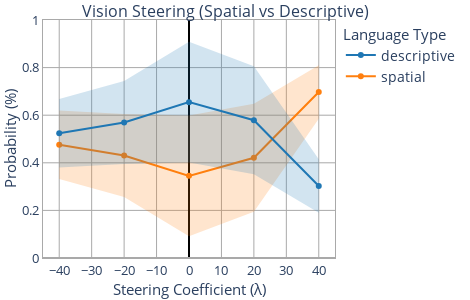

Notebook source saved alongside this figure:
### Code cell
# Load data - try multiple path options
import os
if os.path.exists("../runs_vision/gpt2/coeff_test/coeffs.json"):
    artifact_path = Path("../runs_vision/gpt2")
elif os.path.exists("runs_vision/gpt2/coeff_test/coeffs.json"):
    artifact_path = Path("runs_vision/gpt2")
else:
    # Use absolute path as fallback
    artifact_path = Path("/Users/bretthaas/vision/vision-bias-steering/runs_vision/gpt2")

print(f"Using path: {artifact_path.absolute()}")
print(f"File exists: {(artifact_path / 'coeff_test/coeffs.json').exists()}")

# Load results
coeffs, outputs = load_results(artifact_path, normalized=True)
print(f"\n✓ Loaded {len(coeffs)} coefficients and {len(outputs)} samples")
print(f"  Coefficient range: [{min(coeffs):.1f}, {max(coeffs):.1f}]")

# Verify we have variation (this confirms steering is working)
all_pos = np.array([np.array(x['pos_probs']) for x in outputs])
all_neg = np.array([np.array(x['neg_probs']) for x in outputs])
pos_mean = all_pos.mean(axis=0)
neg_mean = all_neg.mean(axis=0)
pos_norm = pos_mean / (pos_mean + neg_mean)
variation = pos_norm.max() - pos_norm.min()
print(f"  Spatial probability variation: {variation:.4f} ({variation*100:.1f}%)")
if variation < 0.01:
    print("  ⚠️  Warning: Very little variation - steering may not be working properly")
else:
    print("  ✓ Good variation detected - steering is working!")

# Create plot
fig = plot_steering(
    coeffs, outputs, 
    width=470, height=300, 
    error_band=True, 
    title_text="Vision Steering (Spatial vs Descriptive)", 
    x_range=[min(coeffs)-5, max(coeffs)+5]
)

# Display in notebook
fig.show()

# Export the plot
import os
os.makedirs("../plots", exist_ok=True)  # Create plots directory if it doesn't exist
output_dir = Path("../plots")

# Save as HTML (interactive)
html_path = output_dir / "gpt2-vision-steering.html"
fig.write_html(str(html_path))
print(f"\n✓ Saved interactive plot to: {html_path.absolute()}")

# Save as PNG (requires kaleido - uncomment if installed)
# png_path = output_dir / "gpt2-vision-steering.png"
# fig.write_image(str(png_path), width=470, height=300, scale=2)
# print(f"✓ Saved PNG to: {png_path.absolute()}")

# Save as PDF (requires kaleido - uncomment if installed)
# pdf_path = output_dir / "gpt2-vision-steering.pdf"
# fig.write_image(str(pdf_path), width=470, height=300)
# print(f"✓ Saved PDF to: {pdf_path.absolute()}")

### Figure 1 — Plotly figure (JSON) as saved in the notebook; plotly's stock layout.template omitted (floating-point values rounded to 4 significant figures)
{"data": [{"marker": {"color": "#FF7F0E"}, "mode": "lines+markers", "name": "spatial", "showlegend": true, "type": "scatter", "x": [-40.0, -20.0, 0.0, 20.0, 40.0], "y": [0.4756, 0.4304, 0.3452, 0.4211, 0.6973]}, {"line": {"width": 0}, "marker": {"color": "#444"}, "mode": "lines", "showlegend": false, "type": "scatter", "x": [-40.0, -20.0, 0.0, 20.0, 40.0], "y": [0.6192, 0.6046, 0.5988, 0.6479, 0.8098]}, {"fill": "tonexty", "fillcolor": "rgba(255, 127, 14, 0.2)", "line": {"width": 0}, "marker": {"color": "#444"}, "mode": "lines", "showlegend": false, "type": "scatter", "x": [-40.0, -20.0, 0.0, 20.0, 40.0], "y": [0.332, 0.2562, 0.09151, 0.1943, 0.5847]}, {"marker": {"color": "#1F77B4"}, "mode": "lines+markers", "name": "descriptive", "showlegend": true, "type": "scatter", "x": [-40.0, -20.0, 0.0, 20.0, 40.0], "y": [0.5244, 0.5696, 0.6548, 0.5789, 0.3027]}, {"line": {"width": 0}, "marker": {"color": "#444"}, "mode": "lines", "showlegend": false, "type": "scatter", "x": [-40.0, -20.0, 0.0, 20.0, 40.0], "y": [0.668, 0.7438, 0.9085, 0.8057, 0.4153]}, {"fill": "tonexty", "fillcolor": "rgba(31, 119, 180, 0.2)", "line": {"width": 0}, "marker": {"color": "#444"}, "mode": "lines", "showlegend": false, "type": "scatter", "x": [-40.0, -20.0, 0.0, 20.0, 40.0], "y": [0.3808, 0.3954, 0.4012, 0.3521, 0.1902]}], "layout": {"font": {"size": 14}, "height": 300, "legend": {"title": {"font": {"size": 15}, "text": "Language Type"}}, "margin": {"b": 25, "l": 10, "r": 10, "t": 20}, "plot_bgcolor": "white", "title": {"font": {"size": 16}, "text": "Vision Steering (Spatial vs Descriptive)", "x": 0.48, "y": 0.98}, "width": 470, "xaxis": {"gridcolor": "darkgrey", "linecolor": "darkgrey", "linewidth": 1, "mirror": true, "nticks": 10, "range": [-45.0, 45.0], "showgrid": true, "showline": true, "tickfont": {"size": 13}, "title": {"font": {"size": 15}, "standoff": 1, "text": "Steering Coefficient (λ)"}, "zeroline": true, "zerolinecolor": "black"}, "yaxis": {"gridcolor": "darkgrey", "linecolor": "darkgrey", "linewidth": 1, "mirror": true, "range": [0, 1], "showgrid": true, "showline": true, "tickfont": {"size": 13}, "title": {"font": {"size": 15}, "standoff": 2, "text": "Probability (%)"}, "zeroline": true, "zerolinecolor": "darkgrey"}}}
